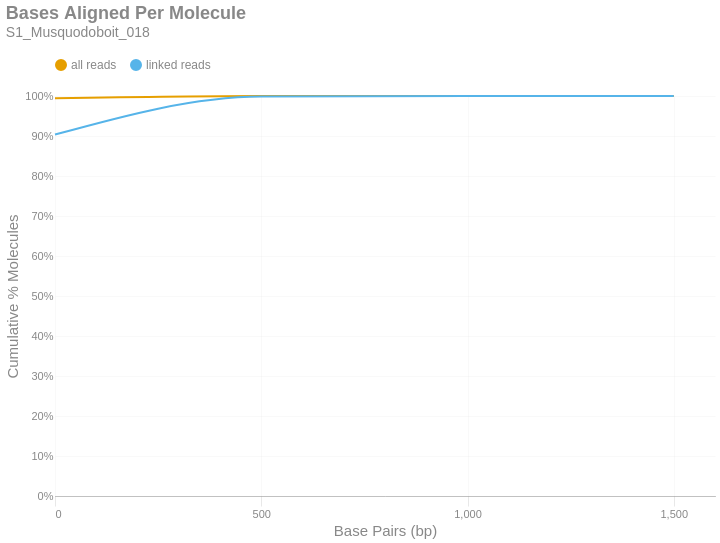

Notebook code cell kept with this figure:
### Markdown cell above
### Bases Aligned Per Molecule
This is a cumulative frequency distribution showing the number of base pairs aligned per unique molecule. These data are shown in 500 bp bins. There are two distributions: one with `all reads` (yellow) and another with only `linked reads` (blue). The percent of molecules in the `linked reads` distribution is relative to the total number of linked molecules.

### Code cell
if SKIPLR:
    print_html(f"Skipped")
else:
    binned_df = consolidated_hist(valids['aligned_bp'], mask, 500, True)
    with SafeRender(binned_df):
        (
            density_plot(binned_df, 'Bases Aligned Per Molecule', samplename, 'basesper')
            .encode(
                x=alt.X('bin:Q', title="Base Pairs (bp)").axis(tickMinStep=500).scale(padding=0),
                y=alt.Y('value:Q', title='Cumulative % Molecules')
                    .axis(format='%')
                    .scale(domain = [0,1])
                    .stack(False),
                color=alt.Color("key:N").scale(domain = ["all reads", "linked reads"]),
                tooltip = [
                    alt.Tooltip("key:N", title = "Data Type"),
                    alt.Tooltip("range_label:N", title="Bases Aligned Per Molecule"),
                    alt.Tooltip("value:Q", format = ".2%", title="% Molecules (Cum.)")
                ]
            )
        ).display()

### Figure 1 — Vega-Lite specification as saved in the notebook (floating-point values rounded to 4 significant figures)
{"width": "container", "height": 400, "config": {"title": {"anchor": "start", "dy": -15, "fontSize": 18, "color": "#888888", "subtitleColor": "#888888", "subtitleFontSize": 14}, "arc": {"fill": "#0072B2"}, "axis": {"domainColor": "#888888", "domainWidth": 0.5, "gridWidth": 0.2, "grid": false, "titleFontWeight": 400, "titleFontSize": 15, "labelFontSize": 11, "labelColor": "#888888", "tickColor": "#888888", "tickWidth": 0.2, "titleColor": "#888888"}, "axisBand": {"grid": false}, "axisX": {"grid": true, "tickSize": 10, "domainCap": "round"}, "axisY": {"domain": false, "grid": true, "tickSize": 0, "domainCap": "round"}, "background": "transparent", "header": {"labelFontSize": 15, "labelColor": "#888888", "titleFontSize": 15, "titleFontWeight": 600, "titleColor": "#888888"}, "legend": {"labelFont": "sans-serif", "labelFontSize": 12, "labelColor": "#888888", "symbolSize": 100, "symbolType": "circle", "titleFontSize": 12, "titlePadding": 10, "titleColor": "#888888", "title": null, "orient": "top"}, "range": {"category": ["#E69F00", "#56B4E9", "#009E73", "#F0E442", "#0072B2", "#D55E00", "#CC79A7", "#000000"], "diverging": ["#cfe8f3", "#a2d4ec", "#73bfe2", "#46abdb", "#1696d2", "#12719e"]}, "area": {"fill": "#0072B2", "fillOpacity": 0.7, "line": true, "strokeOpacity": 0.7}, "line": {"color": "#0072B2", "stroke": "#0072B2", "strokeWidth": 2}, "trail": {"color": "#0072B2", "stroke": "#0072B2", "strokeWidth": 0, "size": 1}, "point": {"filled": true, "fillOpacity": 1.0, "size": 95}, "text": {"color": "#888888", "fontSize": 11, "align": "right", "fontWeight": 400, "size": 11}, "bar": {"fill": "#0072B2", "stroke": null}, "view": {"stroke": null, "continuousWidth": 660, "continuousHeight": 400}}, "data": {"name": "data-345ac19edf9b22d02df736cddc35fed3"}, "mark": {"type": "line", "interpolate": "monotone", "point": {"opacity": 0, "size": 275}}, "encoding": {"color": {"field": "key", "scale": {"domain": ["all reads", "linked reads"]}, "type": "nominal"}, "tooltip": [{"field": "key", "title": "Data Type", "type": "nominal"}, {"field": "range_label", "title": "Bases Aligned Per Molecule", "type": "nominal"}, {"field": "value", "format": ".2%", "title": "% Molecules (Cum.)", "type": "quantitative"}], "x": {"axis": {"tickMinStep": 500}, "field": "bin", "scale": {"padding": 0}, "title": "Base Pairs (bp)", "type": "quantitative"}, "y": {"axis": {"format": "%"}, "field": "value", "scale": {"domain": [0, 1]}, "stack": false, "title": "Cumulative % Molecules", "type": "quantitative"}}, "params": [{"name": "param_c36ac31b6afebe62", "select": {"type": "point", "fields": ["key"]}, "bind": "legend"}], "title": {"text": "Bases Aligned Per Molecule", "subtitle": "S1_Musquodoboit_018"}, "transform": [{"fold": ["all reads (cumsum)", "linked reads (cumsum)"]}, {"calculate": "replace(datum.key, ' (cumsum)', '')", "as": "key"}, {"filter": {"param": "param_c36ac31b6afebe62"}}], "usermeta": {"embedOptions": {"downloadFileName": "S1_Musquodoboit_018.basesper"}}, "$schema": "https://vega.github.io/schema/vega-lite/v6.1.0.json", "datasets": {"data-345ac19edf9b22d02df736cddc35fed3": [{"bin": "0.0", "interval": "0.0-500.0", "all reads": 0.9942, "linked reads": 0.9035, "all reads (cumsum)": 0.9942, "linked reads (cumsum)": 0.9035, "range_label": "0-499"}, {"bin": "500.0", "interval": "500.0-1000.0", "all reads": 0.005664, "linked reads": 0.09505, "all reads (cumsum)": 0.9999, "linked reads (cumsum)": 0.9986, "range_label": "500-999"}, {"bin": "1000.0", "interval": "1000.0-1500.0", "all reads": 0.0001197, "linked reads": 0.001368, "all reads (cumsum)": 1.0, "linked reads (cumsum)": 1.0, "range_label": "1000-1499"}, {"bin": "1500.0", "interval": "1500.0-2000.0", "all reads": 2.827e-06, "linked reads": 3.553e-05, "all reads (cumsum)": 1.0, "linked reads (cumsum)": 1.0, "range_label": "1500-1999"}]}}
